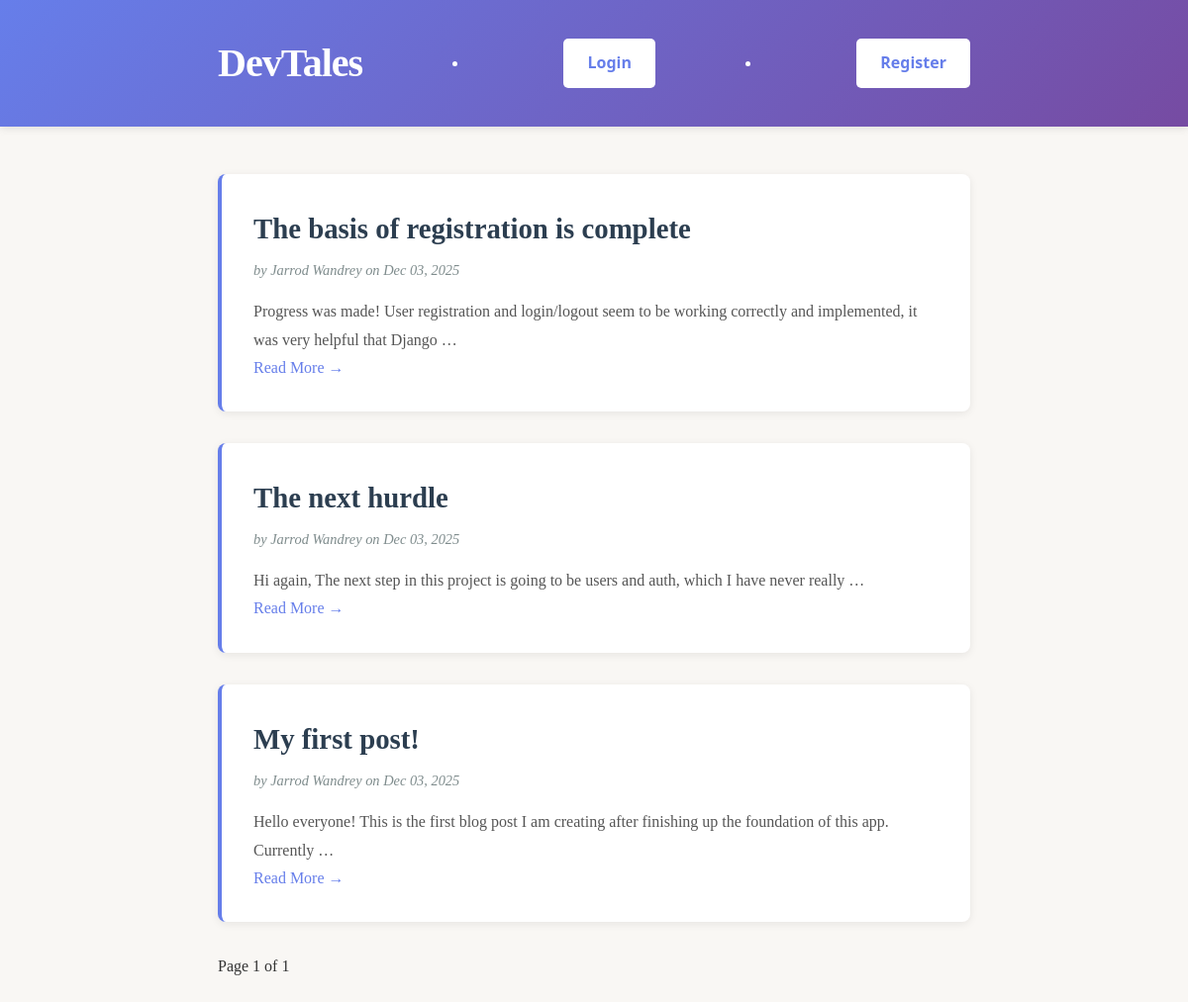
The page / on the database its author committed.
### blog/models.py (models this page shows)
class Post(models.Model):
    title = models.CharField(max_length=200)
    author = models.CharField(max_length=50)
    content = models.TextField()
    created_at = models.DateTimeField(auto_now_add=True)

### blog/views.py (the view)
# urls.py: 2. Add a URL to urlpatterns:  path('', views.home, name='home')
def home(request):
    page_number = request.GET.get('page', 1)
    post_page = get_all_posts(page_number=page_number)
    return render(request, 'home.html', {'posts': post_page})

### blog/services.py (called while the page is built)
def get_all_posts(page_number=1, per_page=10):
    objects = Post.objects.all().order_by('-created_at')
    paginator = Paginator(objects, per_page)
    page_obj = paginator.get_page(page_number)
    return page_obj

### blog/templates/home.html (shortened to what this page needs)
<!DOCTYPE html>
<html lang="en">
<head>
</head>
<body>
    <header>
        <div class="container">
            <div class="header-content">
                <h1>DevTales</h1>
                {% if user.is_authenticated %}
                    <li class="nav__item"></li>
                        <a href="{% url 'logout' %}" class="add-post-btn">Logout</a>
                    </li>
                {% else %}
                    <li class="nav__item"></li>
                        <a href="{% url 'login' %}" class="add-post-btn">Login</a>
                    <li class="nav__item"></li>
                        <a href="{% url 'register' %}" class="add-post-btn">Register</a>
                {% endif %}
            </div>
        </div>
    </header>
    <div class="container">
        <div class="posts-section">
            {% for post in posts %}
                <article class="post-card">
                    <h2>{{ post.title }}</h2>
                    <div class="post-meta">by {{ post.author }} on {{ post.created_at|date:"M d, Y" }}</div>
                    <div class="post-content">{{ post.content|truncatewords:20 }}</div>
                    <a href="/show/{{post.id}}">Read More →</a>
                </article>
            {% endfor %}
            <div class="pagination">
                <span> Page {{ posts.number }} of {{ posts.paginator.num_pages }} </span>
            </div>
        </div>
    </div>
</body>
</html>

### blog/templates/home.html (style rules this page uses)
* { margin: 0; padding: 0; box-sizing: border-box; }
body { font-family: 'Georgia', 'Garamond', serif; line-height: 1.6; color: #333; background-color: #f9f7f4; }
header { background: linear-gradient(135deg, #667eea 0%, #764ba2 100%); color: white; padding: 2rem 0; box-shadow: 0 2px 8px rgba(0,0,0,0.1); }
.container { max-width: 800px; margin: 0 auto; padding: 0 20px; }
.header-content { display: flex; justify-content: space-between; align-items: center; }
h1 { font-size: 2.5rem; font-weight: 700; letter-spacing: -1px; }
.add-post-btn { background-color: white; color: #667eea; padding: 0.75rem 1.5rem; border: none; border-radius: 5px; text-decoration: none; font-weight: 600; transition: all 0.3s ease; cursor: pointer; font-family: 'Segoe UI', Tahoma, Geneva, Verdana, sans-serif; }
.posts-section { padding: 3rem 0; }
.post-card { background: white; border-radius: 8px; padding: 2rem; margin-bottom: 2rem; box-shadow: 0 2px 8px rgba(0,0,0,0.08); transition: all 0.3s ease; border-left: 4px solid #667eea; }
.post-card h2 { font-size: 1.8rem; margin-bottom: 0.5rem; color: #2c3e50; }
.post-card a { color: #667eea; text-decoration: none; transition: color 0.3s ease; }
.post-meta { color: #7f8c8d; font-size: 0.9rem; margin-bottom: 1rem; font-style: italic; }
.post-content { color: #555; line-height: 1.8; }

### rows shown on the page
Post: title "The basis of registration is complete", author "Jarrod Wandrey", created_at "Dec 03, 2025", content "Progress was made! User registration and login/logout seem to be working correctly and implemented, it was very helpful that Django …"
Post: title "The next hurdle", author "Jarrod Wandrey", created_at "Dec 03, 2025", content "Hi again, The next step in this project is going to be users and auth, which I have never really …"
Post: title "My first post!", author "Jarrod Wandrey", created_at "Dec 03, 2025", content "Hello everyone! This is the first blog post I am creating after finishing up the foundation of this app. Currently …"

### other values the page prints
{{ posts.number }} "1"
{{ posts.paginator.num_pages }} "1"
